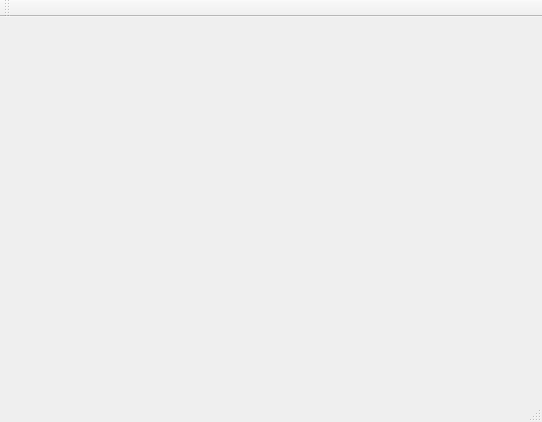
<?xml version="1.0" encoding="UTF-8"?>
<ui version="4.0">
 <class>MainWindow</class>
 <widget class="QMainWindow" name="MainWindow">
  <property name="geometry">
   <rect>
    <x>0</x>
    <y>0</y>
    <width>542</width>
    <height>422</height>
   </rect>
  </property>
  <property name="windowTitle">
   <string>MainWindow</string>
  </property>
  <widget class="QWidget" name="centralWidget"/>
  <widget class="QToolBar" name="mainToolBar">
   <attribute name="toolBarArea">
    <enum>TopToolBarArea</enum>
   </attribute>
   <attribute name="toolBarBreak">
    <bool>false</bool>
   </attribute>
  </widget>
  <widget class="QStatusBar" name="statusBar"/>
  <widget class="QMenuBar" name="menuBar">
   <property name="geometry">
    <rect>
     <x>0</x>
     <y>0</y>
     <width>542</width>
     <height>20</height>
    </rect>
   </property>
  </widget>
 </widget>
 <layoutdefault spacing="6" margin="11"/>
 <resources/>
 <connections/>
</ui>
